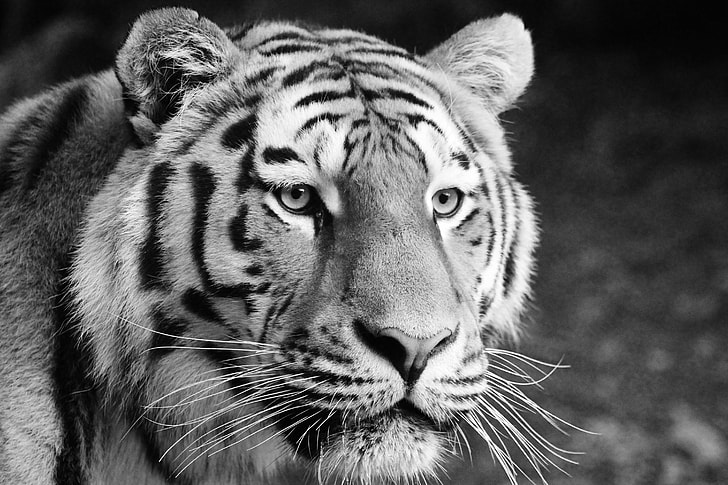
%> input picture Question 11 U21EC146/tiger.jpg, 728 x 485 px
$ octave que11.m   (GNU Octave 9; MATLAB toolbox functions it lacks are replaced by stand-ins)
%> lines starting %> are read from the running program, lines starting %| are printed output that depends on the picture
clc;
clear all;
close all;
% Read two images
image1 = imread('tiger.jpg'); % Replace 'tiger.jpg' with the filename of your first image
%> image1 is the input picture: size 485x728x3 uint8; min 0, max 255, mean 96.4
image2 = imread('zebra.jpg'); % Replace 'zebra.jpg' with the filename of your second image
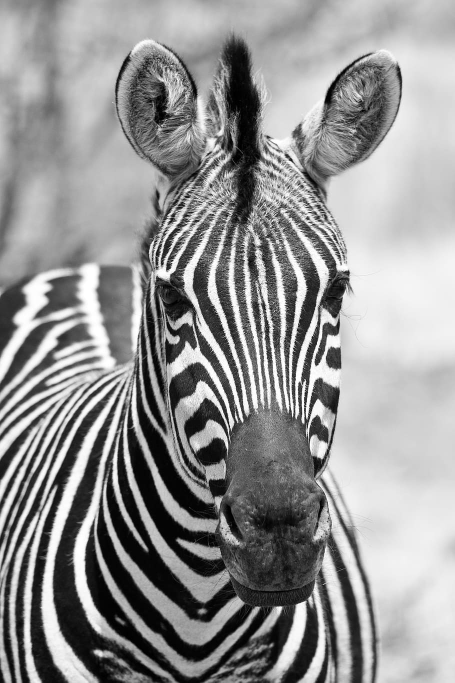
%> input picture Question 11 U21EC146/zebra.jpg, 910 x 1365 px (shown at 1/2 size)
%> image2 is the input picture: size 1365x910x3 uint8; min 0, max 255, mean 148.1

% Convert images to grayscale if they are RGB
if size(image1, 3) == 3
    image1 = rgb2gray(image1);
%> image1: size 485x728 uint8
end
if size(image2, 3) == 3
    image2 = rgb2gray(image2);
%> image2: size 1365x910 uint8
end

% Check image dimensions and resize if needed
if numel(image1) > numel(image2)
    image2 = imresize(image2, size(image1));
else
    image1 = imresize(image1, size(image2));
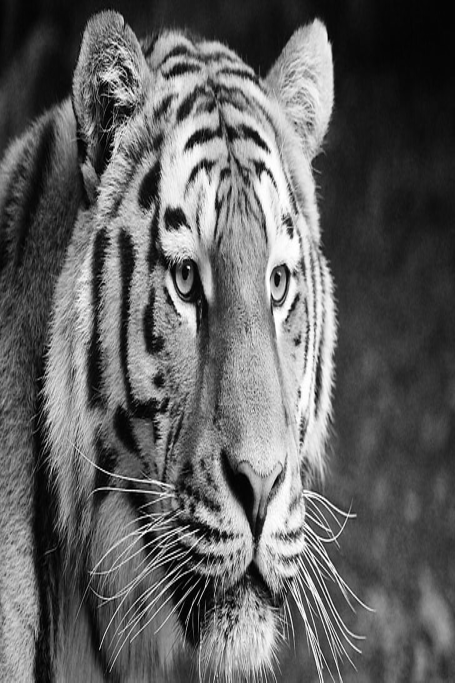
%> image1: size 1365x910 uint8 (shown at 1/2 size); min 0, max 255, mean 96.4
end

% Perform Fourier Transform on the images
fft_image1 = fft2(double(image1));
fft_image2 = fft2(double(image2));

% Get magnitude and phase information
magnitude_image1 = abs(fft_image1);
phase_image1 = angle(fft_image1);

magnitude_image2 = abs(fft_image2);
phase_image2 = angle(fft_image2);
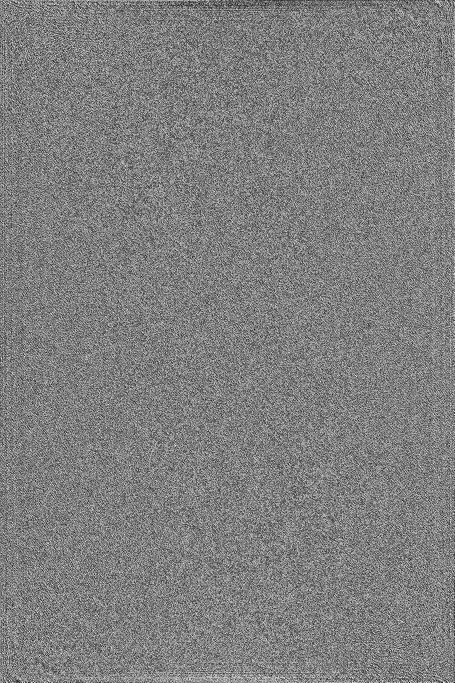
%> phase_image2: size 1365x910 double (shown at 1/2 size); min -3.14, max 3.14, mean 2.53e-06; drawn with min black and max white

% Interchange magnitude and phase information
reconstructed_image1 = ifft2(magnitude_image2 .* exp(1i * phase_image1));
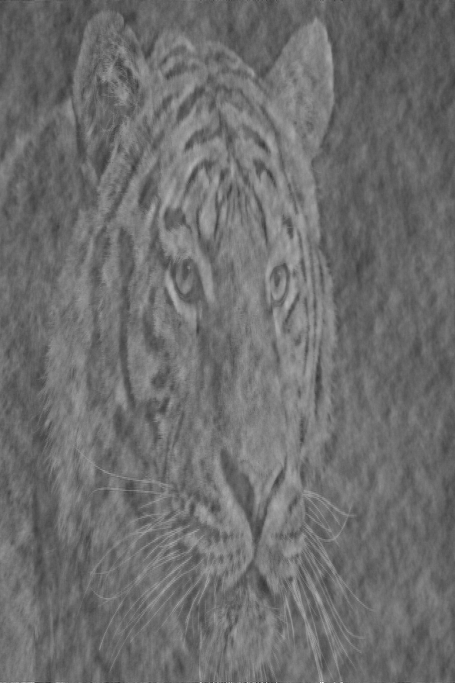
%> reconstructed_image1: size 1365x910 double (shown at 1/2 size); min -340.8, max 790.6, mean 148.1; drawn with min black and max white
reconstructed_image2 = ifft2(magnitude_image1 .* exp(1i * phase_image2));
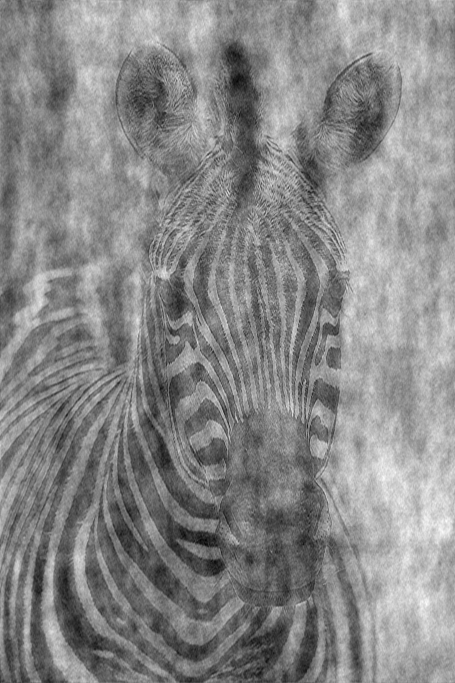
%> reconstructed_image2: size 1365x910 double (shown at 1/2 size); min -145.9, max 309.3, mean 96.4; drawn with min black and max white

% Display original and reconstructed images
figure;
subplot(2, 2, 1);
imshow(image1);
title('Original Image 1');

subplot(2, 2, 2);
imshow(uint8(abs(reconstructed_image1)));
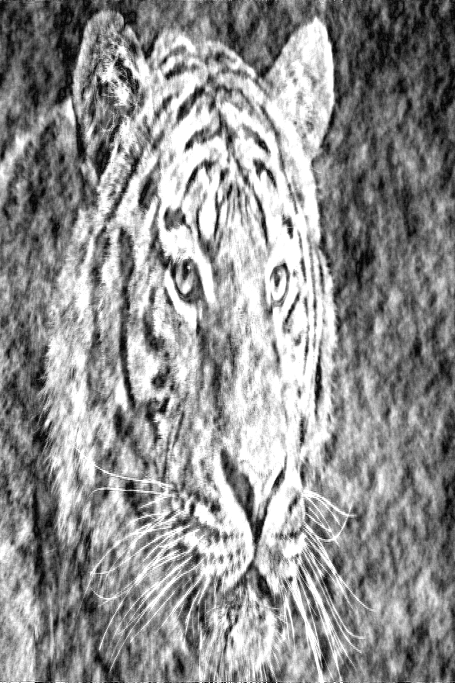
%> displayed picture: size 1365x910, on the screen's scale of 0 to 255 (shown at 1/2 size); min 0, max 255, mean 144.8
title('Reconstructed Image 1 (Magnitude from Image 2, Phase from Image 1)');

subplot(2, 2, 3);
imshow(image2);
title('Original Image 2');

subplot(2, 2, 4);
imshow(uint8(abs(reconstructed_image2)));
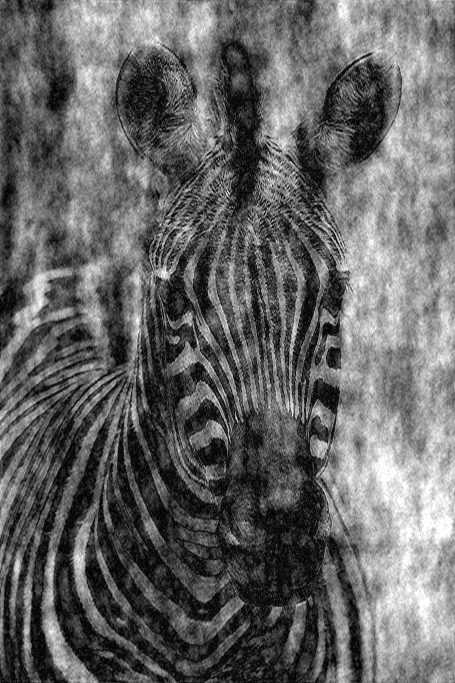
%> displayed picture: size 1365x910, on the screen's scale of 0 to 255 (shown at 1/2 size); min 0, max 255, mean 101.6
title('Reconstructed Image 2 (Magnitude from Image 1, Phase from Image 2)');
